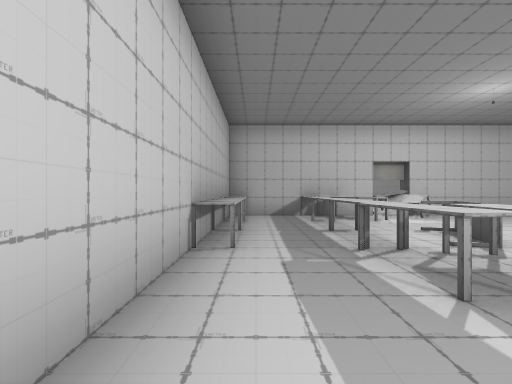
[1] (above)

19 first-person views from a walk through a 3-D level made in the Unity game engine. The camera is 1.3 m above the floor, looks level and sees 85° across. The floor is counted in squares, 2 m on a side. Each view is taken from the middle of a square. On the plan, view 1 faces up. The plan holds only what a view shows up to about 9 squares ahead; the rest is blank. The place goes on beyond the plan. The player is left out. Door leaves are left out, so doorways stand open. Some surface patterns are stand-ins.

[2]
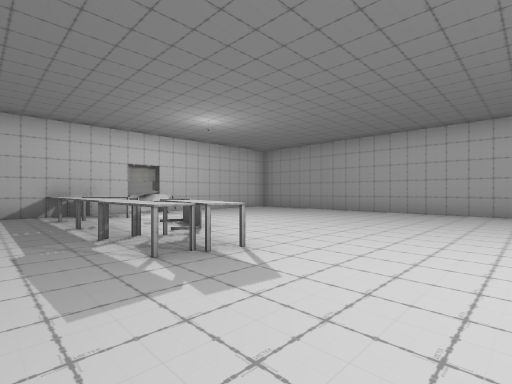

[3]
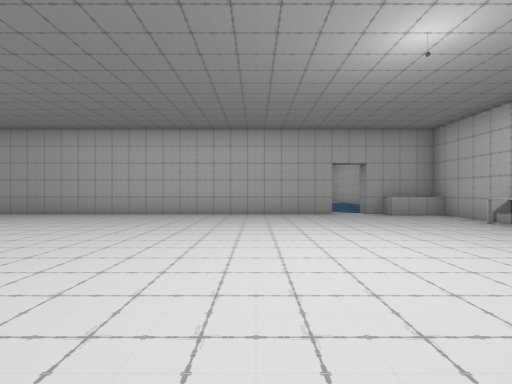

[4]
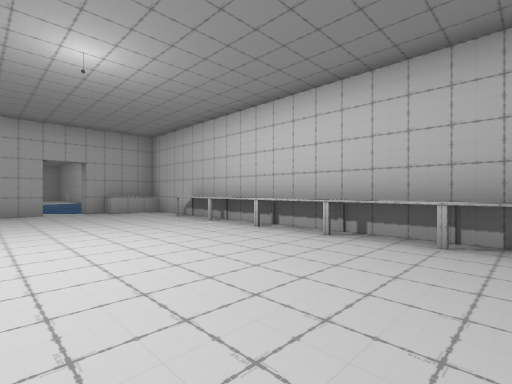

[5]
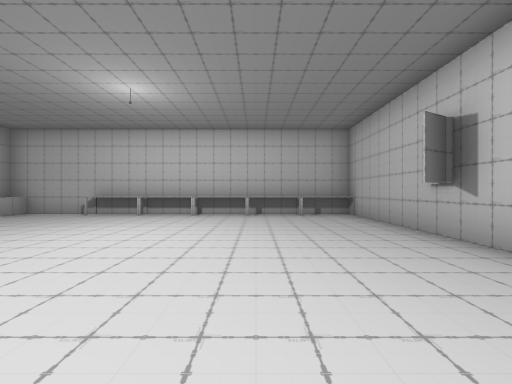

[6]
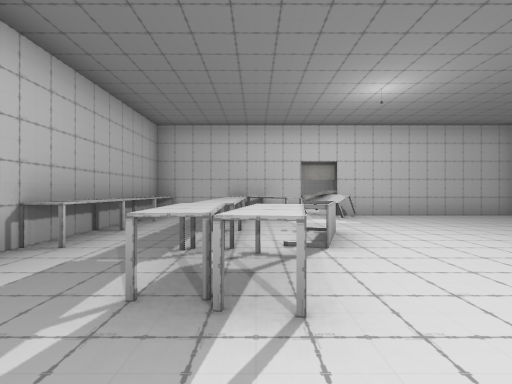

[7]
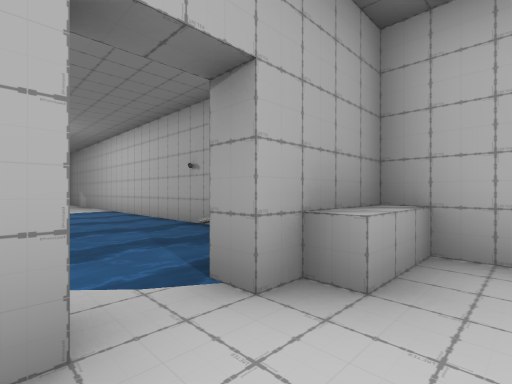

[8]
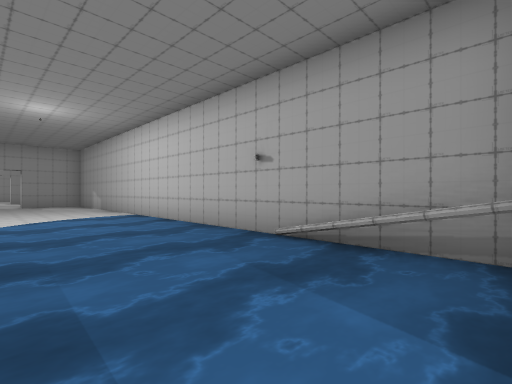

[9]
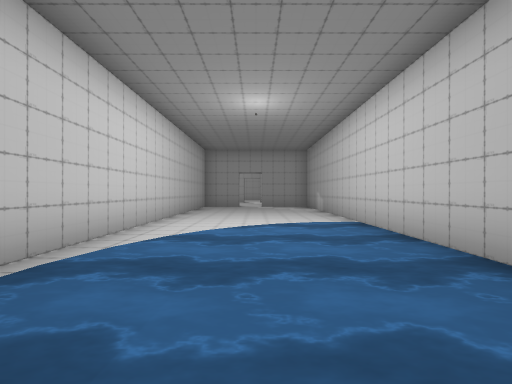

[10]
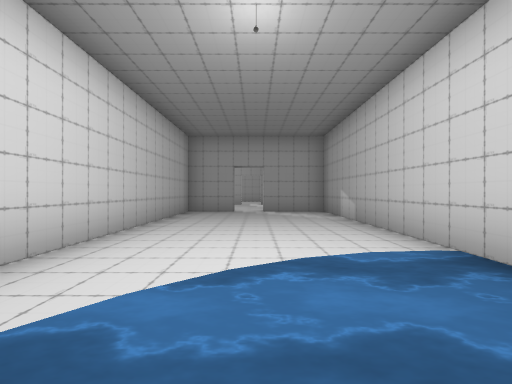

[11]
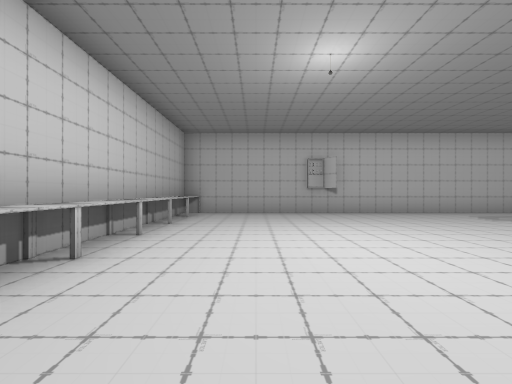

[12]
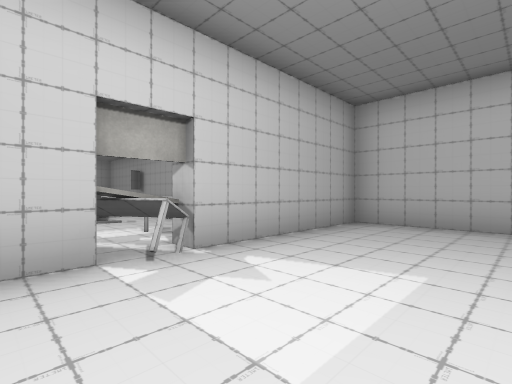

[13]
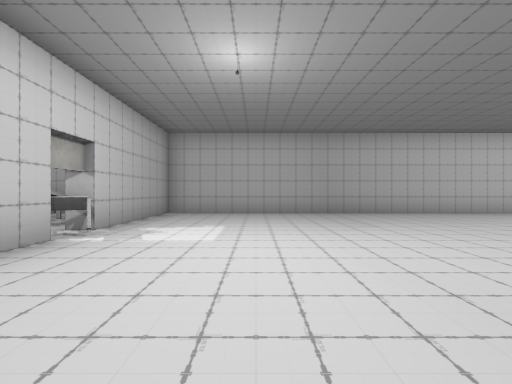

[14]
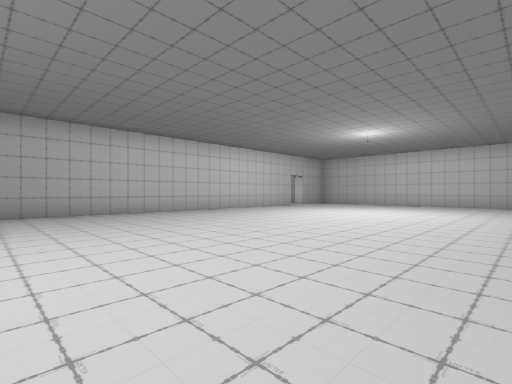

[15]
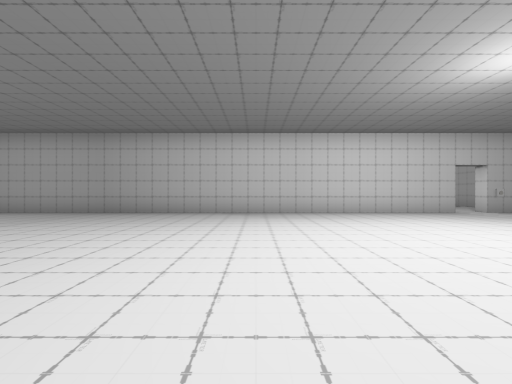

[16]
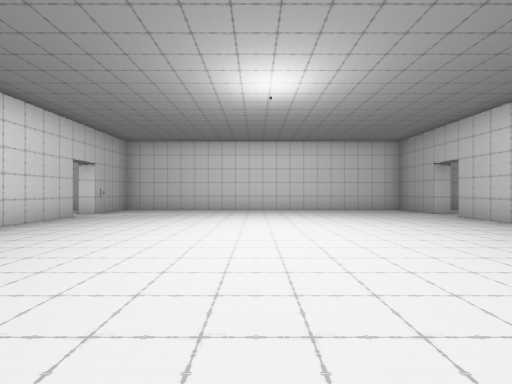

[17]
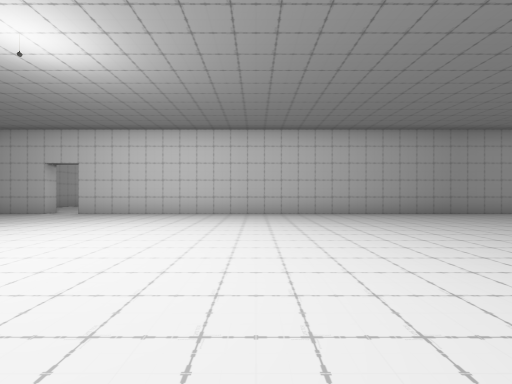

[18]
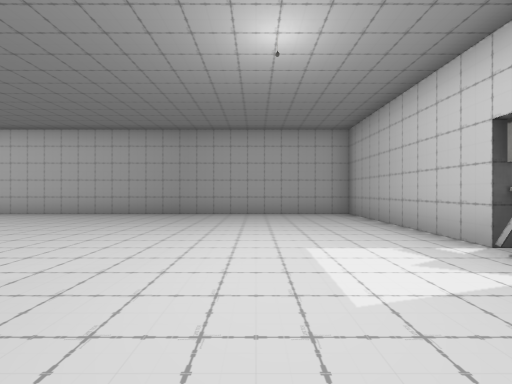

[19]
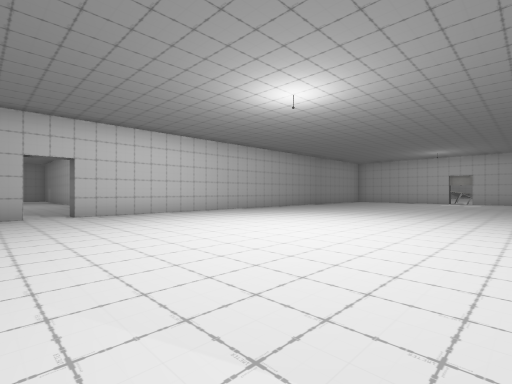

### Floor plan
Points are (right, up) in squares from view 1. A wall is a line through its corners. A room is listed if a view was taken in it or the views show most of it. See-through windows are left out.
Room 1 (views 1, 2, 3, 4, 5, 6, 7, 11)
walls: (-0.7, -2.9) (-0.2, -2.6); (9.2, -4.4) (9.2, 5.6); (4.4, -7.3) (9.2, -7.3) (9.2, -5.3); (1.4, -7.3) (2.6, -7.3); (4.3, 7.8) (3.2, 7.7) (-0.7, 7.7) (-0.7, -7.2); (9.1, 7.7) (4.3, 7.7)
low walls: (8.7, -7.4) (8.7, -5.8)
ways out: open door at (9.5, -5) to room 2; open door at (4, 8.5) to room 3
objects: table (0, -7); table (0, 4); table (0, 5); other object (0, 7); table (1, -7); table (1, 3); table (1, 4); table (1, 5) to (2, 6); table (2, 2) to (2, 3); table (2, 7) to (3, 7); table (3, -7); table (3, 4); table (4, -7); table (4, 7); table (6, -7)
Room 2 (views 8, 9, 10)
walls: (10.1, -6.9) (11.5, -7.1); (10.1, -6.9) (11.5, -7); (10.1, -7.3) (24, -7.3); (24, -2.8) (14.4, -2.8); (9.2, -5.3) (9.8, -5.3)
low walls: (11.7, -7) (12.2, -7); (11.7, -7.2) (12.2, -7.2)
ways out: open door at (9.5, -5) to room 1; open door at (24.5, -5)
Room 3 (views 12, 13, 14, 15, 16, 17, 18, 19)
walls: (-0.7, 24.2) (-0.7, 8.3) (3.2, 8.3); (9.2, 25.2) (9.2, 26.5); (4.3, 8.3) (9.2, 8.3) (9.2, 24.2); (3.2, 7.9) (4.3, 8.1)
ways out: open door at (4, 8.5) to room 1; open door at (-1, 24.5); open door at (9.5, 24.5)
objects: other object (-1, 26)

Positions as (right, up) in squares from view 1, and headings:
1: (0, 0), facing up
2: (0, -1), facing up-right
3: (1, -2), facing right
4: (0, -3), facing down-right
5: (2, 1), facing down
6: (2, 0), facing up
7: (8, -4), facing down-right
8: (10, -4), facing down-right
9: (12, -5), facing right
10: (15, -5), facing right
11: (8, -5), facing left
12: (5, 11), facing down-left
13: (8, 11), facing left
14: (8, 13), facing up-left
15: (8, 18), facing left
16: (4, 17), facing up
17: (1, 19), facing right
18: (1, 11), facing right
19: (1, 26), facing down-right
